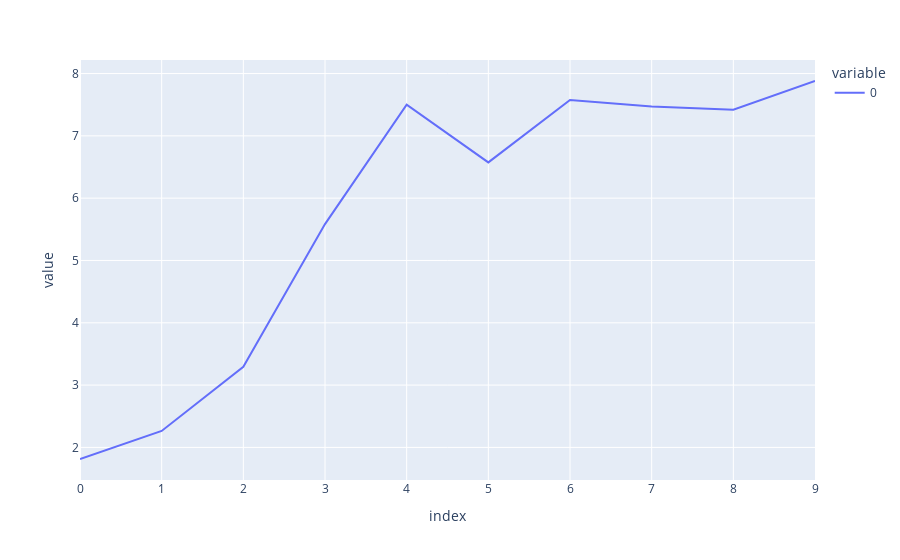

The notebook cell this image was saved under:
### Markdown cell above
### **Small $n$, big problem**
What happens to our previous models when we have a very small number of observations, and still need to make a forecast?
- What if you just have, like, two observations or something?

### Code cell
import numpy as np
import plotly.express as px

np.random.seed(seed=0)

def step(prev=0):
    return prev + np.random.normal(loc=0.05, scale=1.0)

def walk(steps=10):
    data = []
    for i in range(10):
        if i == 0:
            data.append(step())
        else:
            data.append(step(data[i-1]))
    return data

myWalk = walk(10)
px.line(myWalk)

### Figure 1 — Plotly figure (JSON) as saved in the notebook; plotly's stock layout.template omitted (floating-point values rounded to 4 significant figures)
{"data": [{"hovertemplate": "variable=0<br>index=%{x}<br>value=%{y}<extra></extra>", "legendgroup": "0", "line": {"color": "#636efa", "dash": "solid"}, "marker": {"symbol": "circle"}, "mode": "lines", "name": "0", "orientation": "v", "showlegend": true, "type": "scatter", "x": [0, 1, 2, 3, 4, 5, 6, 7, 8, 9], "xaxis": "x", "y": [1.814, 2.264, 3.293, 5.584, 7.501, 6.574, 7.574, 7.473, 7.42, 7.88], "yaxis": "y"}], "layout": {"legend": {"title": {"text": "variable"}, "tracegroupgap": 0}, "margin": {"t": 60}, "xaxis": {"anchor": "y", "domain": [0, 1], "title": {"text": "index"}}, "yaxis": {"anchor": "x", "domain": [0, 1], "title": {"text": "value"}}}}
